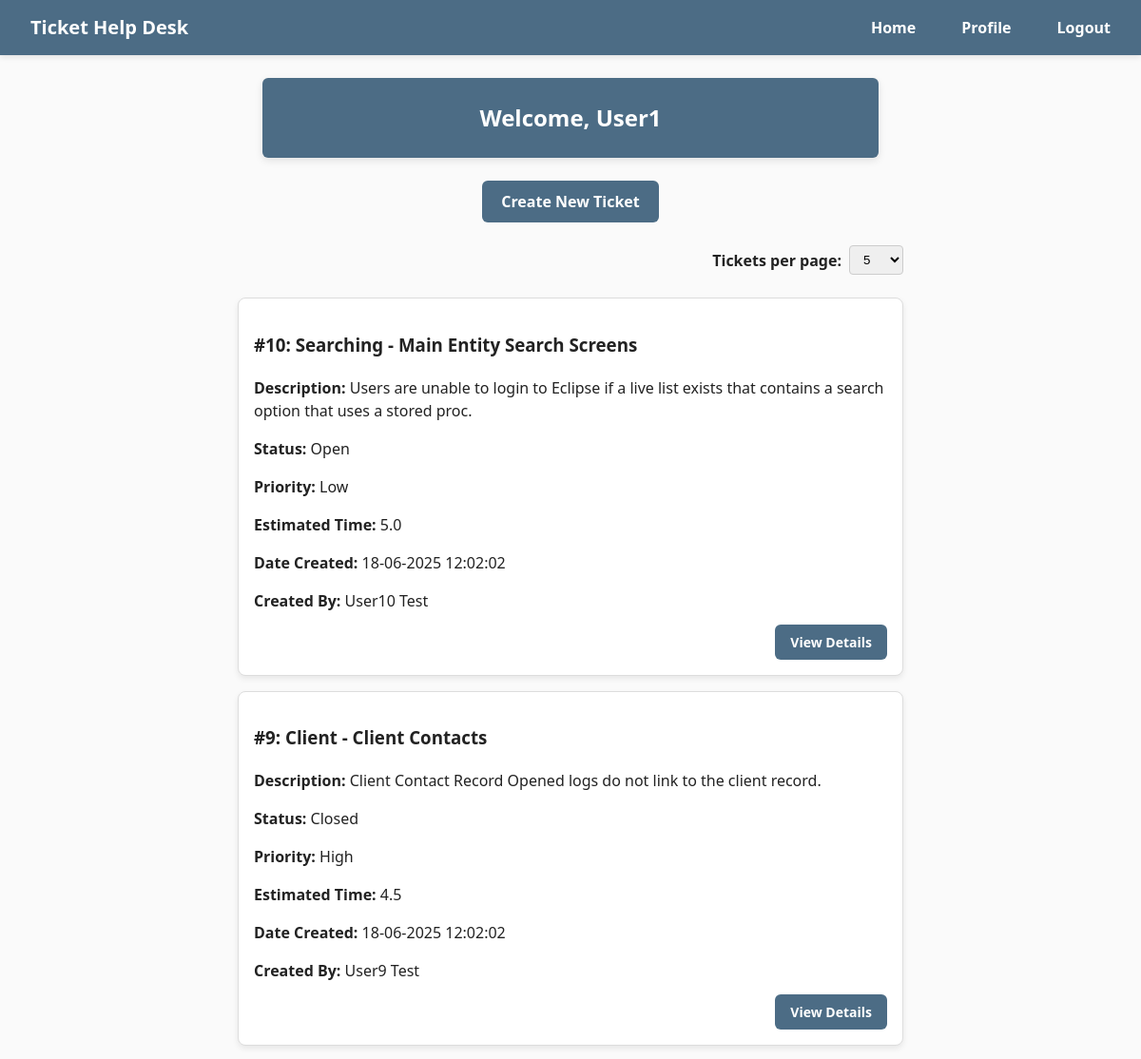
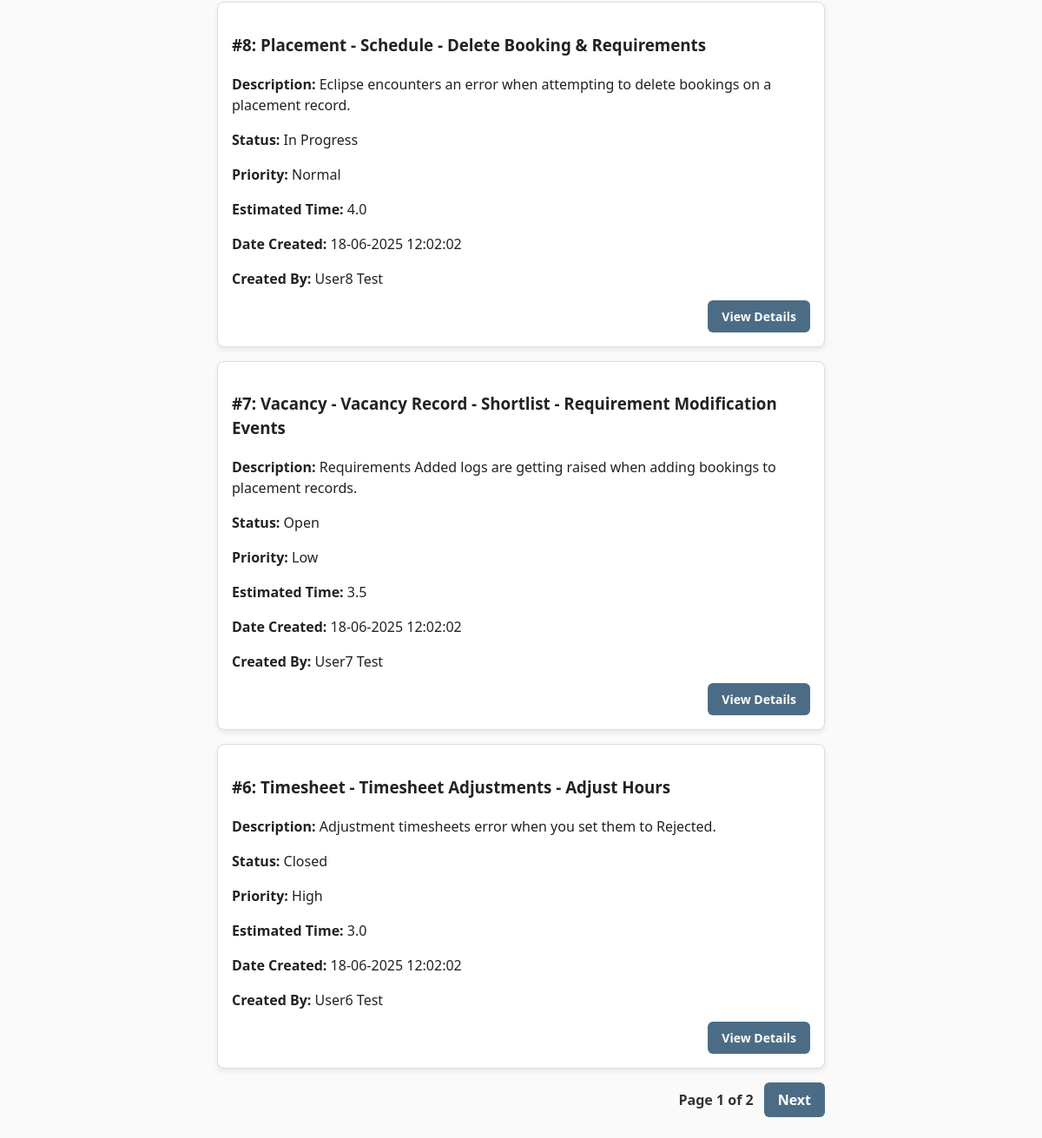
Screenshot of / (signed in) with the database file from the repository (2 pictures, top to bottom).
### HelpDeskTicketingSystem/models/UserModel.py (models this page shows)
class User(db.Model, UserMixin):
    id = db.Column(db.Integer, primary_key=True)
    forename = db.Column(db.String(50))
    surname = db.Column(db.String(50))
    email = db.Column(db.String(150), unique=True)
    password = db.Column(db.String(20))
    account_type = db.Column(db.String(20), nullable=False)

### HelpDeskTicketingSystem/models/TicketModel.py (models this page shows)
class Ticket(db.Model):
    id = db.Column(db.Integer, primary_key=True)
    subject = db.Column(db.String(100), nullable=False)
    description = db.Column(db.Text, nullable=False)
    status = db.Column(db.String(20), nullable=False)
    priority = db.Column(db.String(20), nullable=False)
    estimated_time = db.Column(db.Float, nullable=False)
    date_created = db.Column(db.DateTime(timezone=True), default=func.current_timestamp())
    date_updated = db.Column(db.DateTime(timezone=True), default=func.current_timestamp(), onupdate=func.current_timestamp())
    user_id = db.Column(db.Integer, db.ForeignKey('user.id'))
    user = relationship('User', backref='tickets')

### HelpDeskTicketingSystem/views/home.py (the view)
@home_bp.route('/')
@login_required
def home():
    page = request.args.get('page', 1, type=int)
    per_page = request.args.get('per_page', 5, type=int)
    if current_user.account_type == 'Administrator':
        tickets = Ticket.query.order_by(Ticket.id.desc()).paginate(page=page, per_page=per_page)
    else:
        tickets = Ticket.query.filter_by(user_id=current_user.id).order_by(Ticket.id.desc()).paginate(page=page, per_page=per_page)
    return render_template("home.html", user=current_user, tickets=tickets, per_page=per_page)

### HelpDeskTicketingSystem/__init__.py (called while the page is built)
def create_app(config_class=None):
    app = Flask(__name__)
    if config_class:
        app.config.from_object(config_class)
    else:
        app.config.from_object(Config)
    db.init_app(app)
    login_manager.init_app(app)
    login_manager.login_view = 'auth.login'
    from .views.home import home_bp
    from .views.auth import auth_bp
    from .views.users import users_bp
    from .views.tickets import tickets_bp
    app.register_blueprint(home_bp, url_prefix='/')
    app.register_blueprint(auth_bp, url_prefix='/')
    app.register_blueprint(tickets_bp, url_prefix='/')
    app.register_blueprint(users_bp, url_prefix='/')
    create_database(app)
    from .models import User
    @login_manager.user_loader
    def load_user(user_id):
        return User.query.get(int(user_id))
    return app

### HelpDeskTicketingSystem/templates/home.html (shortened to what this page needs)
{% extends "base.html" %}
{% block content %}
  <h2>Welcome, {{ user.forename }}</h2>
  <div class="create-ticket-wrapper">
    <a href="{{ url_for('tickets.create_ticket') }}" class="btn btn-primary btn-new-ticket">Create New Ticket</a>
  </div>
  <div class="per-page-form-wrapper">
  <form method="get" action="{{ url_for('home.home') }}" class="per-page-form">
    <label for="per_page">Tickets per page:</label>
    <select name="per_page" id="per_page" onchange="this.form.submit()">
      {% for option in [5, 10, 15, 20] %}
        <option value="{{ option }}" {% if per_page == option %}selected{% endif %}>{{ option }}</option>
      {% endfor %}
    </select>
  </form>
  </div>
  <br>
  {% if tickets.items %}
    <div class="list-group">
      {% for ticket in tickets.items %}
        <div class="entity-card entity-card--list">
          <h3>#{{ ticket.id }}: {{ ticket.subject }}</h3>
          <p><strong>Description:</strong> {{ ticket.description }}</p>
          <p><strong>Status:</strong> {{ ticket.status }}</p>
          <p><strong>Priority:</strong> {{ ticket.priority }}</p>
          <p><strong>Estimated Time:</strong> {{ ticket.estimated_time }}</p>
          <p><strong>Date Created:</strong> {{ ticket.date_created.strftime('%d-%m-%Y %H:%M:%S') }}</p>
          {% if current_user.account_type == 'Administrator' %}
            <p><strong>Created By:</strong> {{ ticket.user.forename }} {{ ticket.user.surname }}</p>
          {% endif %}
          <a href="{{ url_for('tickets.ticket_details', ticket_id=ticket.id) }}" class="btn btn-primary">View Details</a>
        </div>
      {% endfor %}
    </div>
    <div class="pagination">
      Page {{ tickets.page }} of {{ tickets.pages }}
      {% if tickets.has_next %}
        <a href="{{ url_for('home.home', page=tickets.next_num, per_page=per_page) }}" class="btn btn-secondary">Next</a>
      {% endif %}
    </div>
  {% else %}
    <p class="no-tickets">No tickets are associated with this user.</p>
  {% endif %}
{% endblock %}

### HelpDeskTicketingSystem/static/main.css (style rules this page uses)
body { margin: 0; padding: 0; font-family: "Segoe UI", sans-serif; font-size: 16px; line-height: 1.5; color: #222; background-color: #fafafa; }
h2 { background: #fff; padding: 24px; border-radius: 6px; box-shadow: 0 3px 8px rgba(0, 0, 0, 0.1); max-width: 600px; margin: 0 auto; text-align: center; margin-bottom: 24px; background-color: #4C6C85; color: #fff; }
a { color: #4C6C85; text-decoration: none; }
p { color: #222; text-decoration: none; font-weight: 300; }
.create-ticket-wrapper { text-align: center; margin: 24px 0; }
.btn-new-ticket { display: inline-block; background-color: #4C6C85; color: #fff; padding: 10px 20px; font-size: 1rem; font-weight: 600; border: none; border-radius: 6px; cursor: pointer; transition: background-color 0.2s ease; }
.per-page-form-wrapper { display: flex; justify-content: flex-end; max-width: 700px; margin: 0 16px 0 100px; padding: 0; }
.per-page-form { display: flex; justify-content: flex-end; align-items: center; gap: 8px; font-weight: 600; margin: 0; margin-left: 32px; }
.per-page-form label { margin: 0; font-weight: 600; }
.per-page-form select { padding: 6px 10px; border-radius: 4px; border: 1px solid #ccc; }
.pagination { display: flex; justify-content: flex-end; align-items: center; gap: 12px; margin-top: 24px; font-weight: 600; color: #333; font-size: 1rem; }
.pagination a.btn { background-color: #4C6C85; color: #fff; padding: 8px 16px; border-radius: 6px; border: none; font-weight: 700; text-decoration: none; cursor: pointer; transition: background-color 0.2s; }
.per-page-form-wrapper, .pagination { max-width: 700px; margin: 0 auto; }
.list-group { list-style: none; padding: 0; max-width: 700px; margin: 0 auto; }
.entity-card { background: #fff; border: 1px solid #ddd; border-radius: 8px; box-shadow: 0 3px 6px rgba(0, 0, 0, 0.08); padding: 16px; margin-bottom: 16px; }
.entity-card--list { position: relative; max-width: 800px; margin-left: auto; margin-right: auto; text-align: left; padding-bottom: 50px; }
.entity-card--list .btn-primary { position: absolute; bottom: 16px; right: 16px; width: auto; padding: 8px 16px; font-size: 14px; font-weight: 700; border: none; border-radius: 6px; background: #4C6C85; color: #fff; cursor: pointer; }

### rows the page displays
User: forename "User1"
Ticket: id "10", subject "Searching - Main Entity Search Screens", description "Users are unable to login to Eclipse if a live list exists that contains a search option that uses a stored proc.", status "Open", priority "Low", estimated_time "5.0", date_created "18-06-2025 12:02:02", user.forename "User10", user.surname "Test"
Ticket: id "9", subject "Client - Client Contacts", description "Client Contact Record Opened logs do not link to the client record.", status "Closed", priority "High", estimated_time "4.5", date_created "18-06-2025 12:02:02", user.forename "User9", user.surname "Test"
Ticket: id "8", subject "Placement - Schedule - Delete Booking & Requirements", description "Eclipse encounters an error when attempting to delete bookings on a placement record.", status "In Progress", priority "Normal", estimated_time "4.0", date_created "18-06-2025 12:02:02", user.forename "User8", user.surname "Test"
Ticket: id "7", subject "Vacancy - Vacancy Record - Shortlist - Requirement Modification Events", description "Requirements Added logs are getting raised when adding bookings to placement records.", status "Open", priority "Low", estimated_time "3.5", date_created "18-06-2025 12:02:02", user.forename "User7", user.surname "Test"
Ticket: id "6", subject "Timesheet - Timesheet Adjustments - Adjust Hours", description "Adjustment timesheets error when you set them to Rejected.", status "Closed", priority "High", estimated_time "3.0", date_created "18-06-2025 12:02:02", user.forename "User6", user.surname "Test"

### other values shown
{{ tickets.page }} "1"
{{ tickets.pages }} "2"
form field per_page "5"
